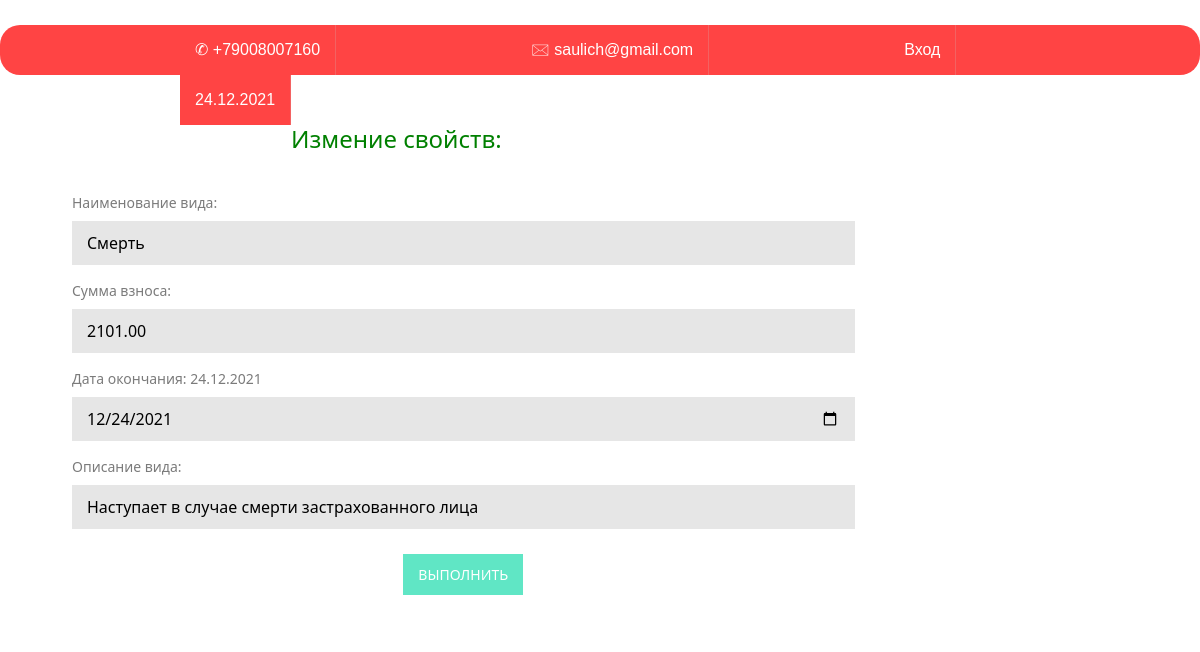
/edit_view.html/1, run on an earlier commit of the app's database.
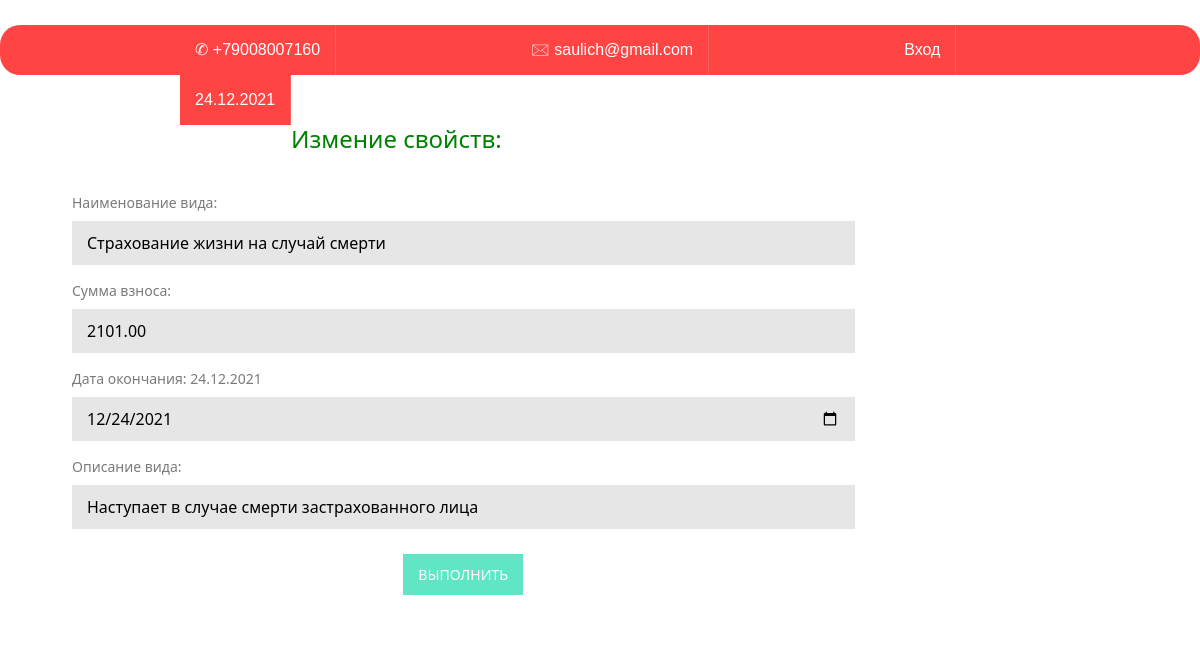
And on a later commit of the database.
### firstapp/models.py (models this page shows, shortened)
class TypeOfInsurance(models.Model):
    сontract_time = models.DateTimeField()
    Name_view = models.CharField(max_length=150)
    Description_view = models.TextField(blank=True)
    percentage_of_insurance_premium = models.DecimalField(max_digits=20, decimal_places=2)

### firstapp/views.py (the view, shortened to what this page needs)
# urls.py: path('edit_view.html/<int:id>', EditViewPage.as_view()),
class EditViewPage(View):
    def get(self, request, id):
        infoview  = get_info_view(id);
        context = {
            'infoview': infoview
            }
        return render(request, 'edit_view.html', context=context)

### firstapp/basa.py (called while the page is built)
def get_info_view(id):
    rez= TypeOfInsurance.objects.filter(id = id)
    return rez

### firstapp/templates/edit_view.html (shortened to what this page needs)
{% extends 'layout.html'%}
{% block content%}
 <div class="container">
     <h1>Измение свойств: </h1>
     <form method="post" action="">
        {% for info in infoview %}
         <div>
             <label for="surname">Наименование вида: </label>
             <input type="text" name="nameView" value="{{info.Name_view}}"  required>
         </div>
         <div>
             <label for="surname">Сумма взноса: </label>
             <input type="text" name="percentage_of_insurance_premium" value="{{info.percentage_of_insurance_premium}}"  required>
         </div>
         <div>
             <label for="patronymic">Дата окончания: {{info.сontract_time|date:"d.m.Y"}}</label>
             <input type="date" name="сontract_time" value="{{info.сontract_time|date:'Y-m-d'}}" required>
         </div>
         <div>
             <label for="name">Описание вида:</label>
           <input type="text" rows="10" cols="45" name="Description_view" value="{{info.Description_view}}">
         </div>
    {% endfor %}
     <button type="submit">Выполнить</button>
     </form>
 </div>
{% endblock %}

What changed in the data, as far as the page shows it:
changed TypeOfInsurance "Наступает в случае смерти застрахованного лица": nameView "Смерть" → "Страхование жизни на случай смерти"
